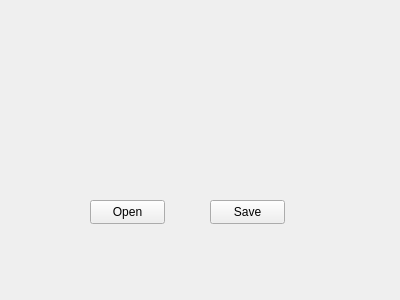
<?xml version="1.0" encoding="UTF-8"?>
<ui version="4.0">
 <class>Form</class>
 <widget class="QWidget" name="Form">
  <property name="geometry">
   <rect>
    <x>0</x>
    <y>0</y>
    <width>400</width>
    <height>300</height>
   </rect>
  </property>
  <property name="windowTitle">
   <string>Form</string>
  </property>
  <widget class="QPushButton" name="pushButton_Open">
   <property name="geometry">
    <rect>
     <x>90</x>
     <y>200</y>
     <width>75</width>
     <height>24</height>
    </rect>
   </property>
   <property name="text">
    <string>Open</string>
   </property>
  </widget>
  <widget class="QPushButton" name="pushButton_Save">
   <property name="geometry">
    <rect>
     <x>210</x>
     <y>200</y>
     <width>75</width>
     <height>24</height>
    </rect>
   </property>
   <property name="text">
    <string>Save</string>
   </property>
  </widget>
 </widget>
 <resources/>
 <connections/>
</ui>
